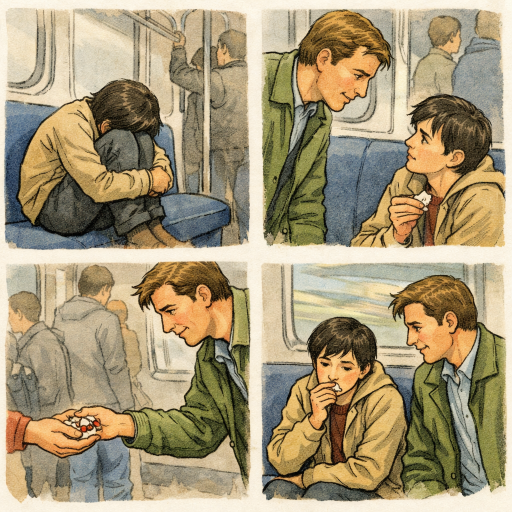
#> input picture 1分镜/video_maker/2低血糖/ChatGPT Image Jan 28, 2026, 11_06_29 PM.png, 1024 x 1024 px (shown at 1/2 size)
$ python -i make_video_pre.py   (imports and definitions only)
#> lines starting #> are read from the running program, lines starting #| are printed output that depends on the picture
#> further down, picture is the input picture: PIL image 1024x1024 RGB; mean R, G, B 166.6, 151.9, 119.9
# -*- coding: utf-8 -*-
"""
分镜视频生成器（最终整合·白边均匀版）
用法: python make_video.py <项目文件夹名>
例如: python make_video.py 新3谁新

项目文件夹结构:
  项目文件夹/
    input/    ← 放图片和文本（文本.txt、图片.png）
    output/   ← 自动生成输出

文本格式:
  - 角色标记: M1: M2: (男) / F1: F2: (女)
  - 场景分隔: ---
  - 其他行自动忽略
"""

import asyncio
import edge_tts
import math
import os
import re
import statistics
import subprocess
import sys
from PIL import Image, ImageDraw

# ============================================================
# 路径定义（由命令行参数决定）
# ============================================================

ROOT_DIR = os.path.dirname(os.path.abspath(__file__))


# [10 lines left out: function init_paths, not called in this run]


# ============================================================
# 声音池
# ============================================================

MALE_VOICES = [
    "en-US-GuyNeural",
    "en-US-ChristopherNeural",
    "en-US-EricNeural",
    "en-US-AndrewNeural",
]

FEMALE_VOICES = [
    "en-US-JennyNeural",
    "en-US-AriaNeural",
    "en-US-MichelleNeural",
    "en-US-AnaNeural",
]


# ============================================================
# 可调参数（切割与留白策略）
# ============================================================

# —— 1) 2x2 分割线检测开关（推荐开）
ENABLE_SPLITLINE_DETECT = True

# —— 2) 分割线去除：切块后内缩（避免切到中间白线）
INSET_PX_MIN = 18             # 最少内缩像素（16~28）
INSET_PCT_FALLBACK = 0.02     # 兜底内缩比例（2%）

# —— 3) “白边不均匀”的根治：自动剥离 panel 外侧纯色边框
#      容差越大越容易把“接近背景”的像素当背景裁掉；一般 10~18 很稳
STRIP_BORDER_TOL = 14
#      边缘一行/一列里，背景像素占比 >= 该比例，就认为是“纯边框”继续剥
STRIP_BORDER_RATIO = 0.97
#      每次剥离的最大循环次数（防卡死）
STRIP_BORDER_MAX_ITERS = 4000

# —— 4) 统一输出 panel 画布
PANEL_OUT_SIZE = (1280, 660)
PANEL_PAPER_COLOR = (248, 246, 240)  # 暖白纸色（仅在极端比例时可见）
PANEL_PAPER_BORDER = 0               # 无纸边，图片铺满
PANEL_INNER_PAD = 0                  # 无内边距

# ============================================================
# 视频/字幕相关参数
# ============================================================

TITLE_DURATION = 1.5
SLOW_RATE = "-30%"
VOCAB_DURATION = 6.0  # 保留（你未来可能用），当前不强制用


# ============================================================
# subprocess / ffmpeg 工具函数（修复 GBK UnicodeDecodeError）
# ============================================================

# [36 lines left out: functions _bytes_to_text, run_cmd, not called in this run]


def ffmpeg_run(args, desc=""):
    return run_cmd(args, desc=desc)


# [26 lines left out: functions get_audio_duration, format_srt_time, not called in this run]


# [4 lines not run here, left out]


# ============================================================
# 文本解析
# ============================================================

SPEAKER_PATTERN = re.compile(r'^([MF]\d+)\s*[:：]\s*(.+)$')
STAGE_DIRECTION = re.compile(r'\([^)]*\)\s*')


# [140 lines left out: functions parse_text_file, assign_voices, calc_grid, find_source_image, _convert_to_rgb_with_white_bg, _calc_inset, not called in this run]


def _clamp(v, lo, hi):
    return max(lo, min(hi, v))


# [58 lines left out: functions _crop_safe, _detect_split_lines_2x2, not called in this run]


def _estimate_bg_color(im: Image.Image, inset=6, patch=14):
    """用四角小块的 median 估计背景色（用于剥边）"""
#> called with inset = 6, patch = 14
    im = im.convert("RGB")
    w, h = im.size
#> w = 1024; h = 1024
    px = im.load()
    coords = [
        (inset, inset),
        (w - inset - patch, inset),
        (inset, h - inset - patch),
        (w - inset - patch, h - inset - patch),
    ]
    samples = []
    for x0, y0 in coords:
        for yy in range(y0, min(h, y0 + patch)):
            for xx in range(x0, min(w, x0 + patch)):
                if 0 <= xx < w and 0 <= yy < h:
                    samples.append(px[xx, yy])
#> after the loop, samples = 784 items, first 6: (253, 247, 232), (251, 245, 232), (252, 248, 233), (249, 243, 228), (248, 242, 226), (249, 243, 227)
    rs = [c[0] for c in samples]
#> rs = 784 values, max 254 at index 36, min 222 at index 192, mean 249.9
    gs = [c[1] for c in samples]
#> gs = 784 values, max 253 at index 292, min 212 at index 192, mean 242.7
    bs = [c[2] for c in samples]
#> bs = 784 values, max 241 at index 292, min 188 at index 192, mean 226.6
    return (int(statistics.median(rs)), int(statistics.median(gs)), int(statistics.median(bs)))


def _strip_solid_border(im: Image.Image,
                        tol=STRIP_BORDER_TOL,
                        ratio=STRIP_BORDER_RATIO,
                        max_iters=STRIP_BORDER_MAX_ITERS,
                        step=2) -> Image.Image:
    """
    逐像素剥离四边“纯色边框”，直到边缘不再是背景为主。
    这是解决“白边不均匀”的关键。
    """
    im = im.convert("RGB")
    bg = _estimate_bg_color(im)
#> bg = (250, 243, 226)

    def is_bg(rgb):
        return (abs(rgb[0] - bg[0]) <= tol and
                abs(rgb[1] - bg[1]) <= tol and
                abs(rgb[2] - bg[2]) <= tol)

    for _ in range(max_iters):
        w, h = im.size
        if w < 60 or h < 60:
            break

        px = im.load()

        def edge_ratio(side):
            if side in ("top", "bottom"):
                y = 0 if side == "top" else h - 1
                cnt = 0
                total = 0
                for x in range(0, w, step):
                    total += 1
                    if is_bg(px[x, y]):
                        cnt += 1
                return cnt / total if total else 0.0
            else:
                x = 0 if side == "left" else w - 1
                cnt = 0
                total = 0
                for y in range(0, h, step):
                    total += 1
                    if is_bg(px[x, y]):
                        cnt += 1
                return cnt / total if total else 0.0

        changed = False

        if edge_ratio("top") >= ratio:
            im = im.crop((0, 1, w, h))
            changed = True
        w, h = im.size
        px = im.load()
        if edge_ratio("bottom") >= ratio:
            im = im.crop((0, 0, w, h - 1))
            changed = True
        w, h = im.size
        px = im.load()
        if edge_ratio("left") >= ratio:
            im = im.crop((1, 0, w, h))
            changed = True
        w, h = im.size
        px = im.load()
        if edge_ratio("right") >= ratio:
            im = im.crop((0, 0, w - 1, h))
            changed = True

        if not changed:
            break
#> this loop made 19 passes
#> pass 1, in _strip_solid_border, `im = im.crop((0, 1, w, h))`:
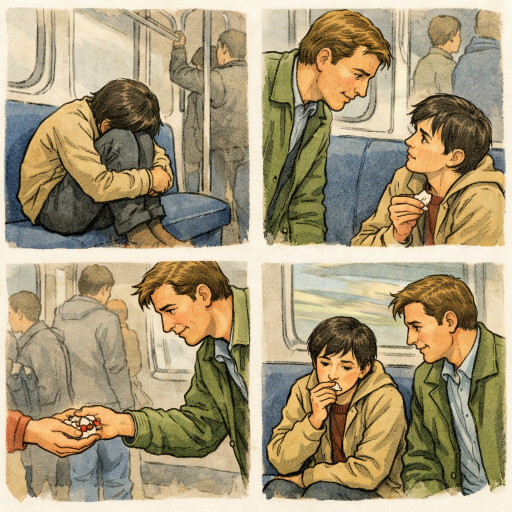
#> im: PIL image 1024x1023 RGB (shown at 1/2 size); mean R, G, B 166.5, 151.8, 119.8
#> pass 1, in _strip_solid_border, `im = im.crop((0, 0, w, h - 1))`:
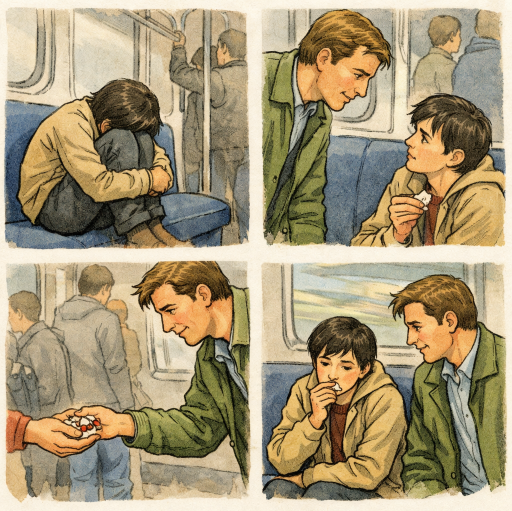
#> im: PIL image 1024x1022 RGB (shown at 1/2 size); mean R, G, B 166.4, 151.8, 119.7
#> pass 1, in _strip_solid_border, `im = im.crop((1, 0, w, h))`:
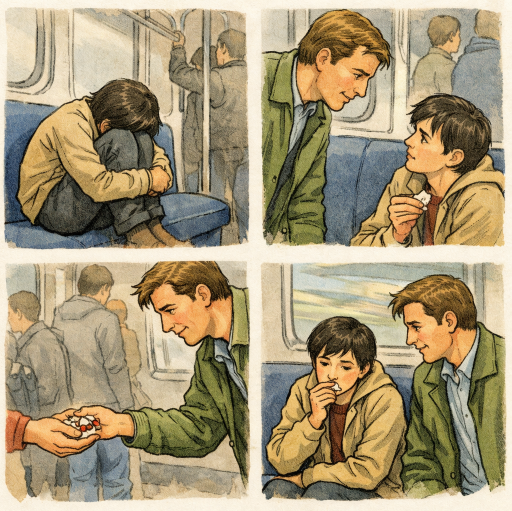
#> im: PIL image 1023x1022 RGB (shown at 1/2 size); mean R, G, B 166.3, 151.7, 119.6
#> pass 1, in _strip_solid_border, `im = im.crop((0, 0, w - 1, h))`:
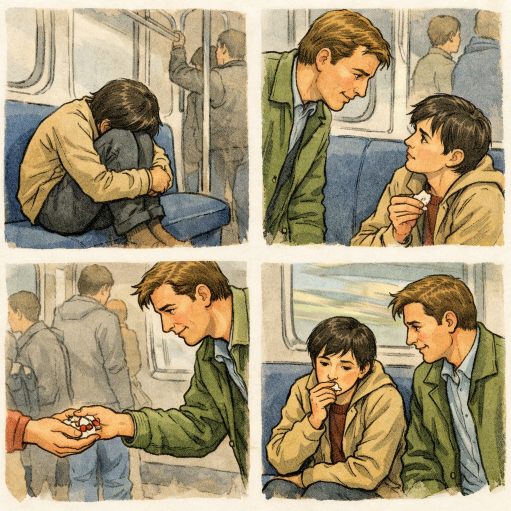
#> im: PIL image 1022x1022 RGB (shown at 1/2 size); mean R, G, B 166.2, 151.6, 119.5
#> after the loop:
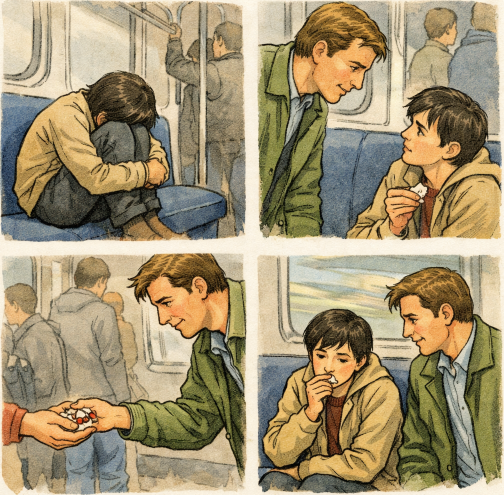
#> im: PIL image 1007x990 RGB (shown at 1/2 size); mean R, G, B 162.3, 147.3, 114.4

    return im


# [172 lines left out: functions _make_panel_card, step0_load_config, step1_cut_images, not called in this run]


# ============================================================
# 音频 / 字幕 / 合成
# ============================================================

# [44 lines not run here, left out]


# [89 lines left out: functions step3_calc_durations, step4_generate_srt, step5_merge_audio, not called in this run]


# ============================================================
# 标题卡 / 海报
# ============================================================

_CN_FONT_CANDIDATES = [
    "C:/Windows/Fonts/msyh.ttc",
    "C:/Windows/Fonts/simhei.ttf",
    "C:/Windows/Fonts/simsun.ttc",
    "/usr/share/fonts/truetype/noto/NotoSansCJK-Regular.ttc",
]


# [327 lines left out: functions _load_font, _wrap_text, generate_title_frame, generate_poster, step6_make_video, not called in this run]


# ============================================================
# 主流程
# ============================================================

# [66 lines not run here, left out]

>>> from PIL import Image
>>> picture = Image.open('2低血糖/ChatGPT Image Jan 28, 2026, 11_06_29 PM.png')
>>> result = _strip_solid_border(picture)

$ run again, on 1分镜/video_maker/2低血糖/scene_2.png
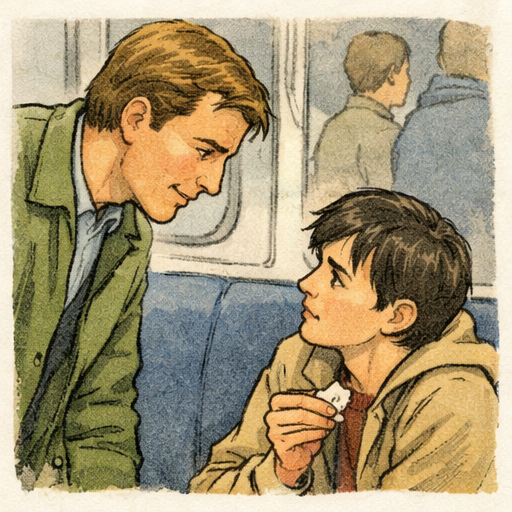
#> input picture 1分镜/video_maker/2低血糖/scene_2.png, 512 x 512 px
#> picture is the input picture: PIL image 512x512 RGB; mean R, G, B 166.1, 151, 117.6
#> after the loop in _estimate_bg_color, `for x0, y0 in coords:`: samples = 784 items, first 6: (251, 243, 226), (252, 245, 228), (254, 249, 232), (251, 242, 228), (250, 241, 225), (251, 244, 225)
#> rs = 784 values, max 254 at index 2, min 237 at index 193, mean 250.2
#> gs = 784 values, max 253 at index 292, min 215 at index 591, mean 242.9
#> bs = 784 values, max 241 at index 292, min 174 at index 591, mean 226.6
#> bg = (250, 243, 227)
#> the loop in _strip_solid_border, `for _ in range(max_iters):` made 16 passes
#> pass 1, in _strip_solid_border, `im = im.crop((0, 0, w - 1, h))`:
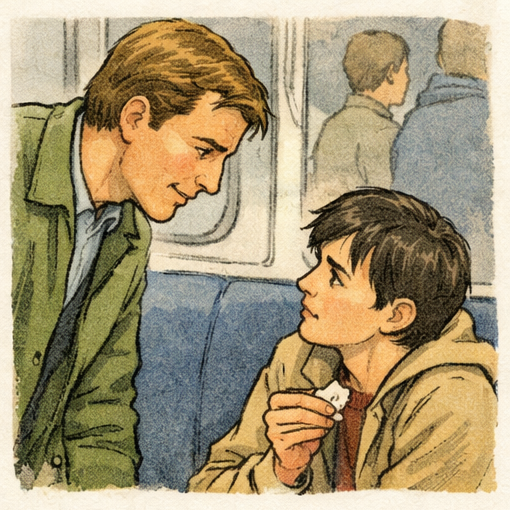
#> im: PIL image 510x510 RGB; mean R, G, B 165.4, 150.3, 116.7
#> after the loop in _strip_solid_border, `for _ in range(max_iters):`:
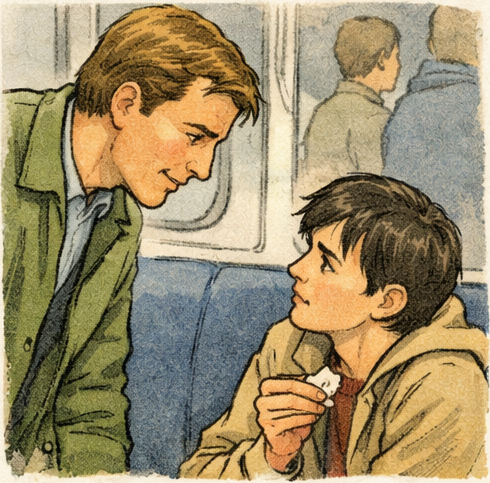
#> im: PIL image 490x483 RGB; mean R, G, B 157, 141.2, 105.9

$ run again, on 1分镜/video_maker/2低血糖/scene_3.png
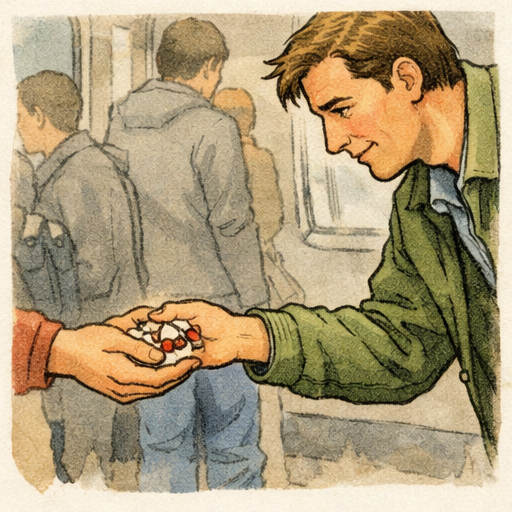
#> input picture 1分镜/video_maker/2低血糖/scene_3.png, 512 x 512 px
#> picture is the input picture: PIL image 512x512 RGB; mean R, G, B 173.9, 156.2, 122.2
#> after the loop in _estimate_bg_color, `for x0, y0 in coords:`: samples = 784 items, first 6: (253, 248, 234), (251, 244, 231), (253, 248, 233), (250, 243, 228), (248, 240, 225), (249, 241, 225)
#> rs = 784 values, max 254 at index 96, min 214 at index 295, mean 247.8
#> gs = 784 values, max 248 at index 0, min 201 at index 295, mean 239.5
#> bs = 784 values, max 234 at index 0, min 176 at index 295, mean 222.2
#> bg = (249, 241, 224)
#> the loop in _strip_solid_border, `for _ in range(max_iters):` made 19 passes
#> pass 1, in _strip_solid_border, `im = im.crop((0, 0, w - 1, h))`:
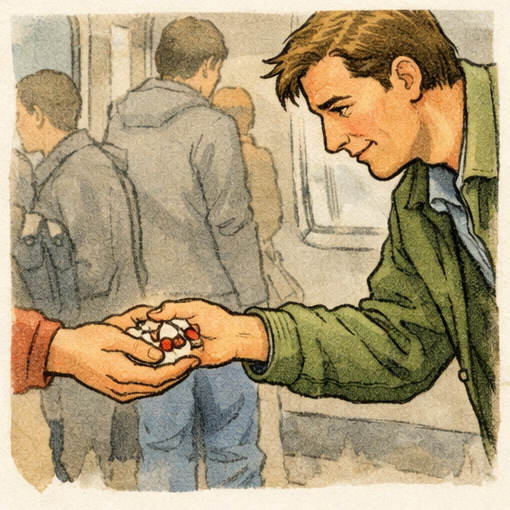
#> im: PIL image 510x510 RGB; mean R, G, B 173.3, 155.6, 121.4
#> after the loop in _strip_solid_border, `for _ in range(max_iters):`:
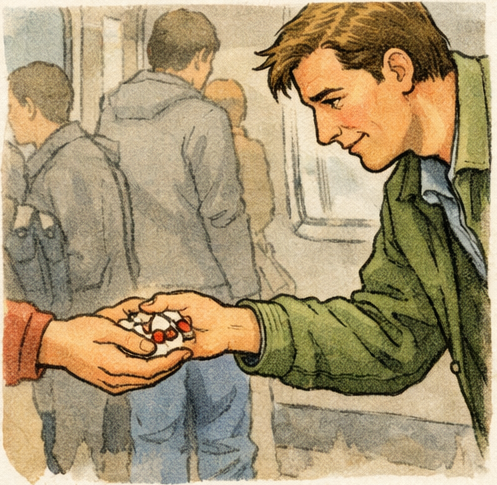
#> im: PIL image 497x485 RGB; mean R, G, B 167.3, 148.8, 113.3

$ run again, on 1分镜/video_maker/2低血糖/scene_4.png
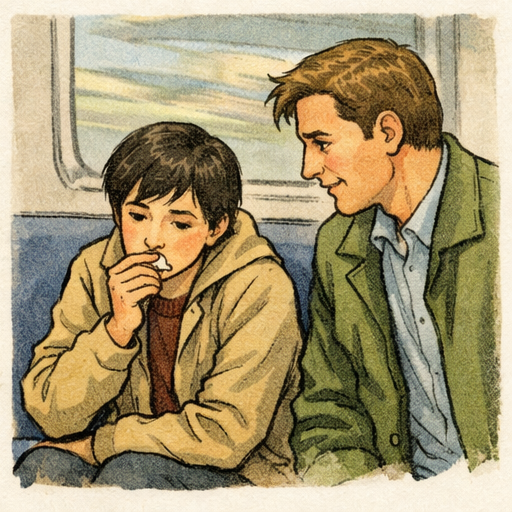
#> input picture 1分镜/video_maker/2低血糖/scene_4.png, 512 x 512 px
#> picture is the input picture: PIL image 512x512 RGB; mean R, G, B 165.6, 150.7, 114
#> after the loop in _estimate_bg_color, `for x0, y0 in coords:`: samples = 784 items, first 6: (250, 242, 223), (250, 242, 225), (252, 246, 229), (247, 239, 223), (245, 238, 222), (244, 237, 221)
#> rs = 784 values, max 254 at index 12, min 220 at index 166, mean 248.6
#> gs = 784 values, max 249 at index 12, min 200 at index 166, mean 240
#> bs = 784 values, max 235 at index 212, min 170 at index 378, mean 222
#> bg = (250, 242, 225)
#> the loop in _strip_solid_border, `for _ in range(max_iters):` made 20 passes
#> pass 1, in _strip_solid_border, `im = im.crop((0, 0, w - 1, h))`:
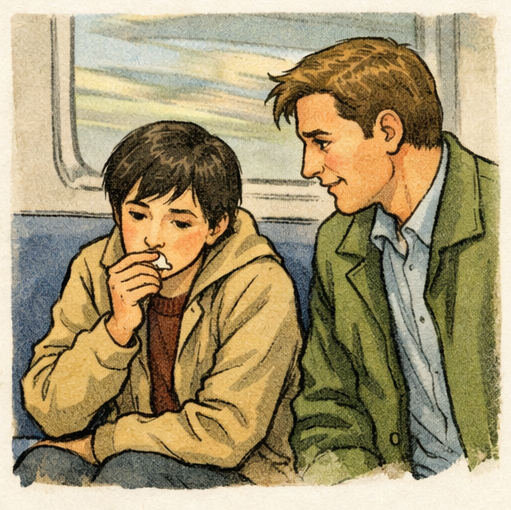
#> im: PIL image 511x510 RGB; mean R, G, B 165.1, 150.1, 113.4
#> after the loop in _strip_solid_border, `for _ in range(max_iters):`:
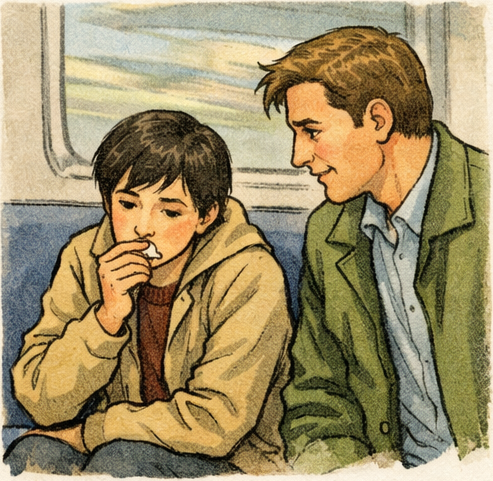
#> im: PIL image 493x481 RGB; mean R, G, B 156.8, 141.2, 102.4
